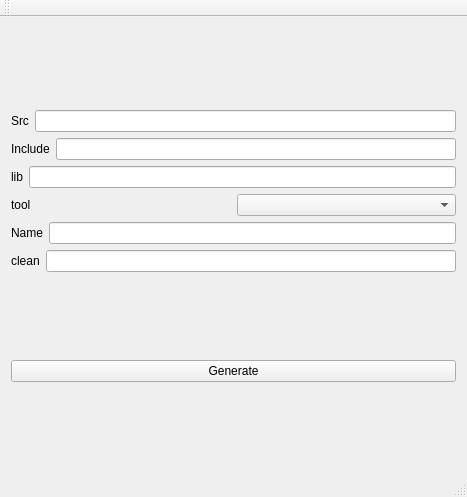
<?xml version="1.0" encoding="UTF-8"?>
<ui version="4.0">
 <class>MainWindow</class>
 <widget class="QMainWindow" name="MainWindow">
  <property name="geometry">
   <rect>
    <x>0</x>
    <y>0</y>
    <width>467</width>
    <height>497</height>
   </rect>
  </property>
  <property name="windowTitle">
   <string>MainWindow</string>
  </property>
  <widget class="QWidget" name="centralWidget">
   <layout class="QGridLayout" name="gridLayout">
    <item row="0" column="0">
     <layout class="QVBoxLayout" name="verticalLayout">
      <item>
       <layout class="QHBoxLayout" name="horizontalLayout">
        <item>
         <widget class="QLabel" name="labelSrc">
          <property name="text">
           <string>Src</string>
          </property>
         </widget>
        </item>
        <item>
         <widget class="QLineEdit" name="lineEditSrc"/>
        </item>
       </layout>
      </item>
      <item>
       <layout class="QHBoxLayout" name="horizontalLayout_2">
        <item>
         <widget class="QLabel" name="labelInclude">
          <property name="text">
           <string>Include</string>
          </property>
         </widget>
        </item>
        <item>
         <widget class="QLineEdit" name="lineEditInclude"/>
        </item>
       </layout>
      </item>
      <item>
       <layout class="QHBoxLayout" name="horizontalLayout_3">
        <item>
         <widget class="QLabel" name="labelLib">
          <property name="text">
           <string>lib</string>
          </property>
         </widget>
        </item>
        <item>
         <widget class="QLineEdit" name="lineEditLib"/>
        </item>
       </layout>
      </item>
      <item>
       <layout class="QHBoxLayout" name="horizontalLayout_4">
        <item>
         <widget class="QLabel" name="labelTool">
          <property name="text">
           <string>tool</string>
          </property>
         </widget>
        </item>
        <item>
         <widget class="QComboBox" name="comboBoxTool"/>
        </item>
       </layout>
      </item>
      <item>
       <layout class="QHBoxLayout" name="horizontalLayout_5">
        <item>
         <widget class="QLabel" name="labelName">
          <property name="text">
           <string>Name</string>
          </property>
         </widget>
        </item>
        <item>
         <widget class="QLineEdit" name="lineEditName"/>
        </item>
       </layout>
      </item>
      <item>
       <layout class="QHBoxLayout" name="horizontalLayout_6">
        <item>
         <widget class="QLabel" name="labelClean">
          <property name="text">
           <string>clean</string>
          </property>
         </widget>
        </item>
        <item>
         <widget class="QLineEdit" name="lineEditClean"/>
        </item>
       </layout>
      </item>
     </layout>
    </item>
    <item row="1" column="0">
     <widget class="QPushButton" name="BtnGenerate">
      <property name="text">
       <string>Generate</string>
      </property>
     </widget>
    </item>
   </layout>
  </widget>
  <widget class="QMenuBar" name="menuBar">
   <property name="geometry">
    <rect>
     <x>0</x>
     <y>0</y>
     <width>467</width>
     <height>25</height>
    </rect>
   </property>
  </widget>
  <widget class="QToolBar" name="mainToolBar">
   <attribute name="toolBarArea">
    <enum>TopToolBarArea</enum>
   </attribute>
   <attribute name="toolBarBreak">
    <bool>false</bool>
   </attribute>
  </widget>
  <widget class="QStatusBar" name="statusBar"/>
 </widget>
 <layoutdefault spacing="6" margin="11"/>
 <resources/>
 <connections/>
</ui>
